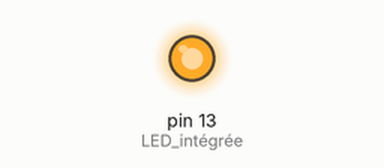
Simulated run of this sketch. Board: Arduino Uno, built with avr-gcc and run on an emulated ATmega328P. On the bench: output pins drawn as LEDs (lit = HIGH).

Above: at 1.0 s.
At 4.0 s:
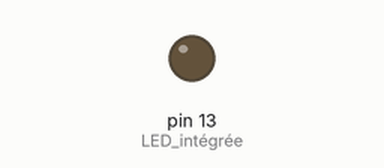
Timing chart, 0 to 7.8 s (numbered marks = the images above):
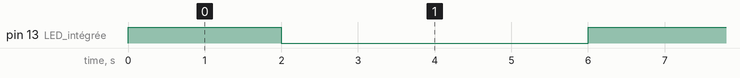

Measured:
- by itself, pin 13 (LED_intégrée): alternates HIGH for 2.0 s and LOW for 4.0 s

The sketch:

blink.ino
```cpp
// Le classique Blink pour Arduino UNO R4 Minima
void setup() {
  pinMode(LED_BUILTIN, OUTPUT); // LED intégrée
}

void loop() {
  digitalWrite(LED_BUILTIN, HIGH); // allume la LED
  delay(2000);                     // attend 2 seconde
  digitalWrite(LED_BUILTIN, LOW);  // éteint la LED
  delay(4000);                     // attend 4 secondes
}
```
